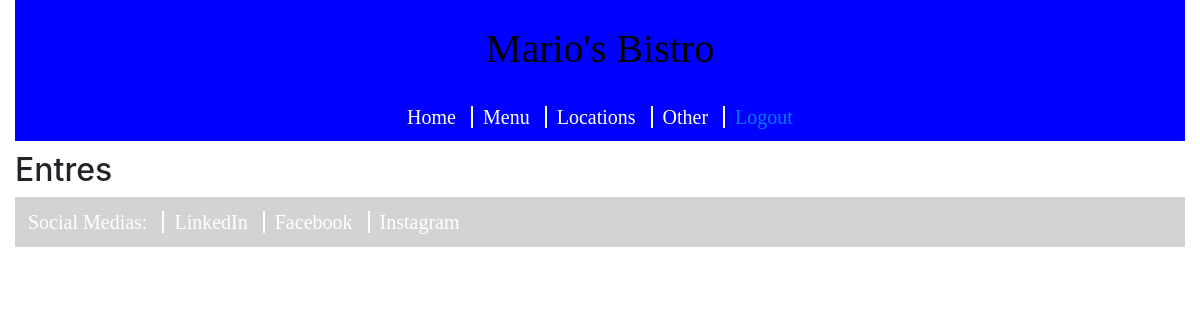
The page /menu.php (signed in) on the database as committed earlier.
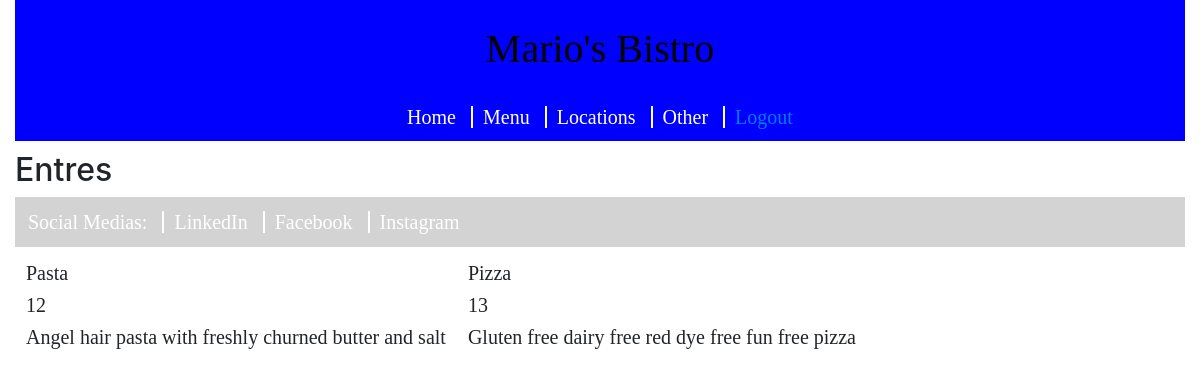
The same page on the database as committed later.
### tables this page shows
CREATE TABLE IF NOT EXISTS menuItem (
  id int(11) NOT NULL,
  name varchar(255) NOT NULL,
  price double NOT NULL,
  description varchar(255),
  inStock tinyint(1) NOT NULL,
  PRIMARY KEY(id)
);

### menu.php (the view, shortened to what this page needs)
<?php
  require('database.php');
  $queryMenu = 'SELECT * FROM menuItem';
  $itemNames = $db->query($queryMenu);
  $itemPrices = $db->query($queryMenu);
  $itemDescriptions = $db->query($queryMenu);
 ?>
 <!DOCTYPE html>
 <html>
     <head>
         <link rel="stylesheet" href="index.css">
 	<link rel="stylesheet" href="https://stackpath.bootstrapcdn.com/bootstrap/4.1.1/css/bootstrap.min.css">
     </head>
     <body class="container-fluid">
       <header>
         <h1>Mario's Bistro</h1>
 	       <nav>
           <a class="link" href = "index.html"> Home </a>
           <a class="link" href = "menu.html"> Menu </a>
           <a class="link" href = "locations.html"> Locations </a>
           <a class="link" href = "other.html"> Other </a>
           <a href="logout.php"> Logout </a>
         </nav>
       </header>
       <div>
         <h2 class="entres_title"> Entres </h2>
         <table>
           <tr>
             <?php foreach ($itemNames as $item): ?>
               <td><a><?php echo $item['name']?></a></td>
             <?php endforeach; ?>
           </tr>
           <tr>
             <?php foreach ($itemPrices as $item): ?>
               <td><a><?php echo $item['price']?></a></td>
             <?php endforeach; ?>
           </tr>
           <tr>
             <?php foreach ($itemDescriptions as $item): ?>
               <td><a><?php echo $item['description']?></a></td>
             <?php endforeach; ?>
           </tr>
       </div>
       <footer>
         <nav id="socials">
           <a style="color: white"> Social Medias: </a>
           <a class="link" href = "" target="_blank"> LinkedIn </a>
           <a class="link" href = "" target="_blank"> Facebook </a>
           <a class="link" href = "" target="_blank"> Instagram </a>
         </nav>
       </footer>
     </body>
 </html>

### index.css (style rules this page uses)
header { color: black; background-color: blue; text-align: center; font-family: Impact; font-size: 40px; padding-top: 10px; }
h1 { padding-top: 15px; padding-bottom: 0px; }
a { width: 100%; text-decoration: none; font-size: 20px; color: yellow; text-align: center; font-family: Verdana; border-right: 2px solid #FFFFFF; padding-right: 10px; padding-left: 10px; padding-top: 0; padding-bottom: 0; }
a:last-child { border-right: 0; }
footer { color: black; background-color: lightgray; font: Verdana; padding: 3px; padding-top: 10px; padding-bottom: 10px; margin-bottom: 10px; }
div { padding-top: 10px; padding-bottom: 10px; font-size: 18px; }
@media (min-width: 1000px) { div { padding-bottom: 30px; } }
.link { color: white; }

Rows that differ between the two databases and show on the page:
added menuitem: name "Pasta", price "12", description "Angel hair pasta with freshly churned butter and salt"
added menuitem: name "Pizza", price "13", description "Gluten free dairy free red dye free fun free pizza"
